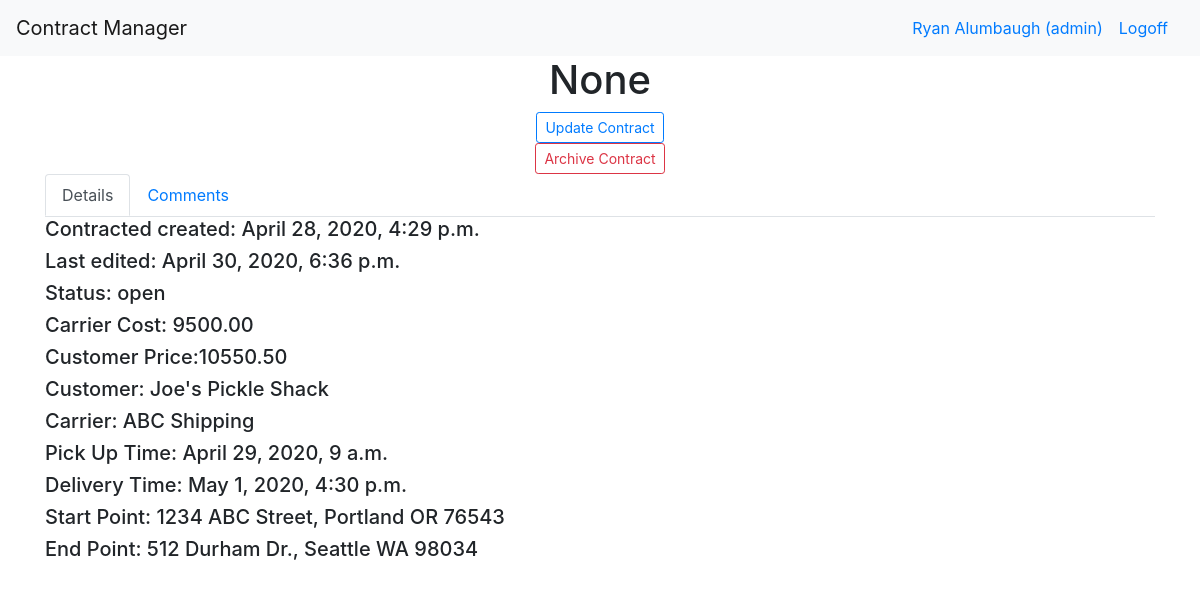
/dashboard/contract/1 (signed in), run on the app's committed database.
### login_app/models.py (models this page shows)
class User(models.Model):
    first_name = models.CharField(max_length=255)
    last_name = models.CharField(max_length=255)
    email = models.CharField(max_length=255)
    level = models.IntegerField(default=1)
    password = models.CharField(max_length=100)
    created_at = models.DateTimeField(auto_now_add=True)
    updated_at = models.DateTimeField(auto_now=True)
    objects = UserManager()

### manager_app/models.py (models this page shows)
class Contract(models.Model):
    trip_number= models.CharField(max_length=45, null=True)
    archived= models.BooleanField(default=False)
    status= models.CharField(max_length=255)
    carrier_cost= models.DecimalField(decimal_places= 2, max_digits=8,  default=Decimal(0))
    customer_price= models.DecimalField(decimal_places= 2,max_digits=8, default=Decimal(0))
    customer = models.ForeignKey(Customer, related_name="contracts", on_delete=models.SET_NULL, blank=True, null=True)
    carrier = models.ForeignKey(Carrier, related_name="contracts", on_delete=models.SET_NULL, blank=True, null=True)
    pick_up_time= models.DateTimeField()
    delivery_time= models.DateTimeField()
    created_at= models.DateTimeField(auto_now_add=True)
    updated_at= models.DateTimeField(auto_now=True)

class Customer(models.Model):
    archived= models.BooleanField(default=False)
    name= models.CharField(max_length=255)
    website= models.CharField(max_length=255)
    address=models.OneToOneField(Address, related_name="customer_address", on_delete=models.CASCADE, null=True)
    completed_contracts= models.IntegerField(default=0)
    open_contracts= models.IntegerField(default=0)
    email= models.CharField(max_length=255)
    created_at= models.DateTimeField(auto_now_add=True)
    updated_at= models.DateTimeField(auto_now=True)

class Carrier(models.Model):
    archived= models.BooleanField(default=False)
    name= models.CharField(max_length=255)
    website= models.CharField(max_length=255, null=True)
    address=models.OneToOneField(Address, related_name="carrier_address", on_delete=models.CASCADE, null=True)
    completed_contracts= models.IntegerField(default=0)
    open_contracts= models.IntegerField(default=0)
    email= models.CharField(max_length=255)
    created_at= models.DateTimeField(auto_now_add=True)
    updated_at= models.DateTimeField(auto_now=True)

class Route(models.Model):
    created_at= models.DateTimeField(auto_now_add=True)
    updated_at= models.DateTimeField(auto_now=True)
    start= models.ForeignKey(Address, related_name='start_route', on_delete=models.DO_NOTHING)
    end= models.ForeignKey(Address, related_name='end_route', on_delete=models.DO_NOTHING)
    contract= models.OneToOneField(Contract, related_name='route', on_delete=models.CASCADE)

class Address(models.Model):
    name= models.CharField(max_length=255)
    street= models.CharField(max_length=255)
    city= models.CharField(max_length=255)
    state= models.CharField(max_length=2)
    zip_code= models.CharField(max_length=15)
    created_at= models.DateTimeField(auto_now_add=True)
    updated_at= models.DateTimeField(auto_now=True)

### manager_app/views.py (the view)
# urls.py: path("/contract/<int:contract_id>", views.contract, name="contract_detail"),
def contract(request, contract_id):
    contract=models.Contract.objects.get(id=contract_id)
    carriers=models.Carrier.objects.all()
    customers=models.Customer.objects.all()
    routes=models.Route.objects.all()
    context={
        'contract':contract,
        'allcontracts':models.Contract.objects.all(),
        'allcarriers': carriers,
        'allcustomers':customers,
        'comments':contract.comments.all(),
        "user": logged_user(request)
    }
    return render(request, 'contract.html',context)

### manager_app/views.py (called while the page is built)
def logged_user(request):
    return User.objects.filter(id=request.session["user_id"])[0]

### manager_app/templates/contract.html (shortened to what this page needs)
<!doctype html>
<html lang="en">
  <head>
    {% load static %}
    <link rel="stylesheet" type="text/css" href="{% static 'bootstrap.css' %}">
</head>
<body>
    <nav class="navbar navbar-expand-md navbar-light bg-light">
        <a class="navbar-brand" href="/">Contract Manager</a>
        <div class="collapse navbar-collapse" id="navbarSupportedContent">
        {% if request.session.user_id == None %}
          <a class="navbar-nav mr-auto nav-link disabled" href="/users"></a>
          <a class="navbar-nav mr-lg-2 nav-link" href="/login">Signin</a>
        {% else %}
          <a class="navbar-nav mr-auto nav-link" href="#"></a>
          <a class="navbar-nav mr-sm-0 nav-link" href="#">{{user.first_name}} {{user.last_name}} (admin)</a>
          <a class="navbar-nav mr-sm-0 nav-link" href="/logout">Logoff</a>
        {% endif %}
        </div>
      </nav>
    <div class="container">
        <div class="row top_row">
          <div class="col-12 text-center">
            <h1>{{contract.trip_number}}</h1>
          </div>
        </div>
        <div class="row">
          <div class="col-12 text-center">
            <button class="btn btn-outline-primary btn-sm" data-toggle="modal" data-target="#edit_contract">Update Contract</button>
          </div>
          <div class="col-12 text-center">
            {% if contract.archived == False %}
            <button class="btn btn-outline-danger btn-sm" data-toggle="modal" data-target="#archive_contract">Archive Contract</button>
            {% else %}
            <button class="btn btn-outline-success btn-sm" data-toggle="modal" data-target="#archive_contract">Restore Contract</button>
            {% endif %}
          </div>
        </div>
        <div class="row">
          <div class ="col-12 table_nav">
            <ul class="nav nav-tabs" id="myTab" role="tablist">
              <li class="nav-item">
                <a class="nav-link active" id="details-tab" data-toggle="tab" href="#details" role="tab" aria-controls="details" aria-selected="true">Details</a>
              </li>
              <li>
                <a class="nav-link" id="comments-tab" data-toggle="tab" href="#comments" role="tab" aria-controls="comments" aria-selected="false">Comments</a>
              </li>
            </ul>
            <div class="tab-content" id="myTabContent">
              <div class="tab-pane fade show active" id="details" role="tabpanel" aria-labelledby="details-tab">
                <h5>Contracted created: {{contract.created_at}}</h5>
                <h5>Last edited: {{contract.updated_at}}</h5>
                <h5>Status: {{contract.status}}</h5>
                <h5>Carrier Cost: {{contract.carrier_cost}}</h5>
                <h5>Customer Price:{{contract.customer_price}}</h5>
                <h5>Customer: {{contract.customer.name}}</h5>
                <h5>Carrier: {{contract.carrier.name}}</h5>
                <h5>Pick Up Time: {{contract.pick_up_time}}</h5>
                <h5>Delivery Time: {{contract.delivery_time}}</h5>
                <h5>Start Point: {{contract.route.start.street}}, {{contract.route.start.city}} {{contract.route.start.state}} {{contract.route.start.zip_code}}</h5>
                <h5>End Point: {{contract.route.end.street}}, {{contract.route.end.city}} {{contract.route.end.state}} {{contract.route.end.zip_code}}</h5>
              </div>
            </div>
          </div>
        </div>
      </div>
    <link rel="stylesheet" href="https://cdnjs.cloudflare.com/ajax/libs/tempusdominus-bootstrap-4/5.0.1/css/tempusdominus-bootstrap-4.min.css" />
    <link href="https://unpkg.com/gijgo@1.9.13/css/gijgo.min.css" rel="stylesheet" type="text/css" />
  </body>
</html>
</body>
</html>

### data on the page
User: first_name "Ryan", last_name "Alumbaugh"
Contract: trip_number "None", created_at "April 28, 2020, 4:29 p.m.", updated_at "April 30, 2020, 6:36 p.m.", status "open", carrier_cost "9500.00", customer_price "10550.50", customer.name "Joe's Pickle Shack", carrier.name "ABC Shipping", pick_up_time "April 29, 2020, 9 a.m.", delivery_time "May 1, 2020, 4:30 p.m.", route.start.street "1234 ABC Street", route.start.city "Portland", route.start.state "OR", route.start.zip_code "76543", route.end.street "512 Durham Dr.", route.end.city "Seattle", route.end.state "WA", route.end.zip_code "98034"
